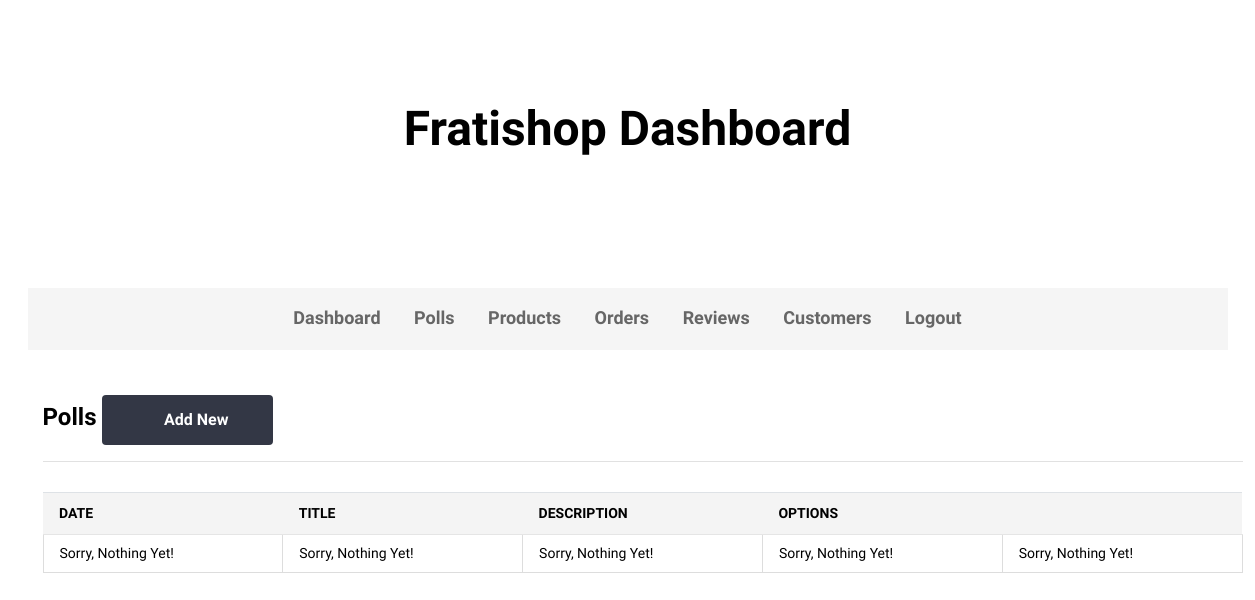
Page /dashboard-all-poll/ on the earlier database version.
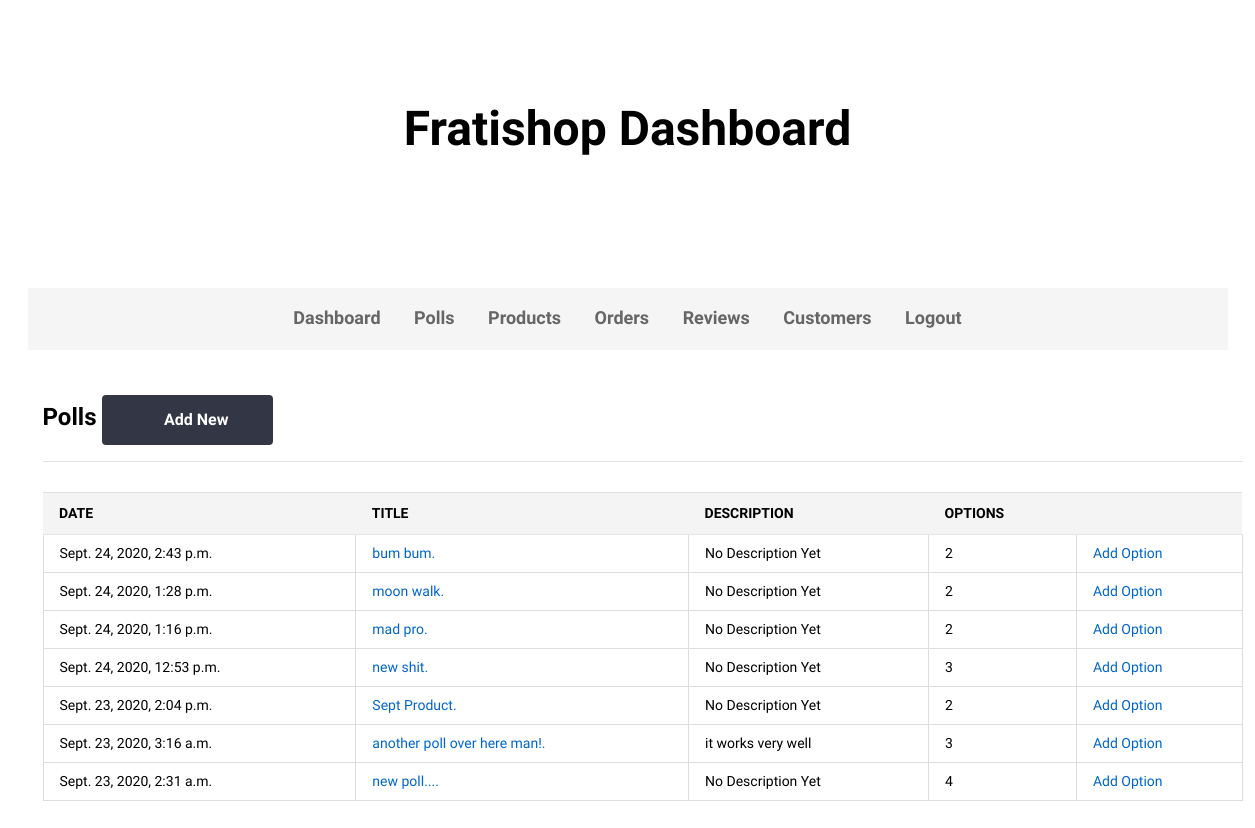
Same page on the later database version.
### poll/models.py (models this page shows, shortened)
class Poll(models.Model):
	customer_id = models.CharField(max_length=1050, default="none")
	user_id = models.CharField(max_length=1050, default="none")
	title = models.CharField(max_length=1050)
	tag_title = models.CharField(max_length=1050, default="Review")
	category = models.CharField(max_length=1050, default="section_one")
	description = models.TextField(default="none")
	count_down = models.CharField(max_length=1050, default="July 21, 2020 23:00:00")
	comments = models.ManyToManyField(Comment, through="PollCommentConnector", through_fields=("poll", "comment"),)
	options = models.ManyToManyField(Option, through="PollOptionConnector", through_fields=("poll", "option"),)
	image_1 = models.ImageField(upload_to='poll_product/images/', blank=True)
	image_2 = models.ImageField(upload_to='poll_product/images/', blank=True)
	image_3 = models.ImageField(upload_to='poll_product/images/', blank=True)
	pub_date = models.DateTimeField(default=timezone.now)

### admin_app/views.py (the view)
# urls.py: path('dashboard-all-poll/', views.AllPollView, name="dashboard_all_poll"),
def AllPollView(request):
	if request.method == "POST":
		context = {}
		return render(request, 'admin_app/all_poll.html', context)
	else:
		polls = Poll.objects.order_by("-pub_date")
		context ={"polls": polls}
		return render(request, 'admin_app/all_poll.html', context)

### admin_app/templates/admin_app/all_poll.html
{% extends 'admin_app/base.html' %}
{% load static %}
{% block content %}
        <div class="container">
            <div class="ps-section__content">
                <div class="ps-block--vendor-dashboard">
                    <div class="ps-block__header">
                     <h3>Polls <a href="{% url 'dashboard_add_poll' %}" class="ps-btn"><i class="icon-sync2"></i> Add New</a> </h3>
                    </div>
                    <div class="ps-block__content">
                        <div class="table-responsive">
                            <table class="table ps-table ps-table--vendor">
                                <thead>
                                    <tr>
                                        <th>date</th>
                                        <th>Title</th>
                                        <th>Description</th>
                                        <th>Options</th>
                                         <th></th>
                                    </tr>
                                </thead>
                                <tbody>
                                	{% if polls %}
                                		{% for item in polls %}
				                            <tr>
				                                <td>{{ item.pub_date }}</td>
				                                <td><a href="{% url 'dashboard_poll_detail' item.id %}">{{ item.title }}.</a></td>
				                                <td>{{ item.description }}</td>
				                                <td>{{ item.options.count }}</td>
				                                <td><a href="{% url 'dashboard_add_poll_option' item.id %}">Add Option</a></td>
				                            </tr>
				                          {% endfor %}
				                       {% else %}
				                       		 <tr>
				                                <td>Sorry, Nothing Yet!</td>
				                                 <td>Sorry, Nothing Yet!</td>
				                                  <td>Sorry, Nothing Yet!</td>
				                                   <td>Sorry, Nothing Yet!</td>
				                                    <td>Sorry, Nothing Yet!</td>
				                            </tr>
				                        {% endif %}
                                </tbody>
                            </table>
                        </div>
                    </div>
                </div>
            </div>
        </div>
{% endblock %}

Differences in the rows shown:
added Poll: pub_date "Sept. 24, 2020, 2:43 p.m.", title "bum bum", description "No Description Yet", options.count "2"
added Poll: pub_date "Sept. 24, 2020, 1:28 p.m.", title "moon walk", description "No Description Yet", options.count "2"
added Poll: pub_date "Sept. 24, 2020, 1:16 p.m.", title "mad pro", description "No Description Yet", options.count "2"
added Poll: pub_date "Sept. 24, 2020, 12:53 p.m.", title "new shit", description "No Description Yet", options.count "3"
added Poll: pub_date "Sept. 23, 2020, 2:04 p.m.", title "Sept Product", description "No Description Yet", options.count "2"
added Poll: pub_date "Sept. 23, 2020, 3:16 a.m.", title "another poll over here man!", description "it works very well", options.count "3"
added Poll: pub_date "Sept. 23, 2020, 2:31 a.m.", title "new poll...", description "No Description Yet", options.count "4"
Other differences:
text no longer shown: "Sorry, Nothing Yet! Sorry, Nothing Yet! Sorry, Nothing Yet! Sorry, Nothing Yet! Sorry, Nothing Yet!"
